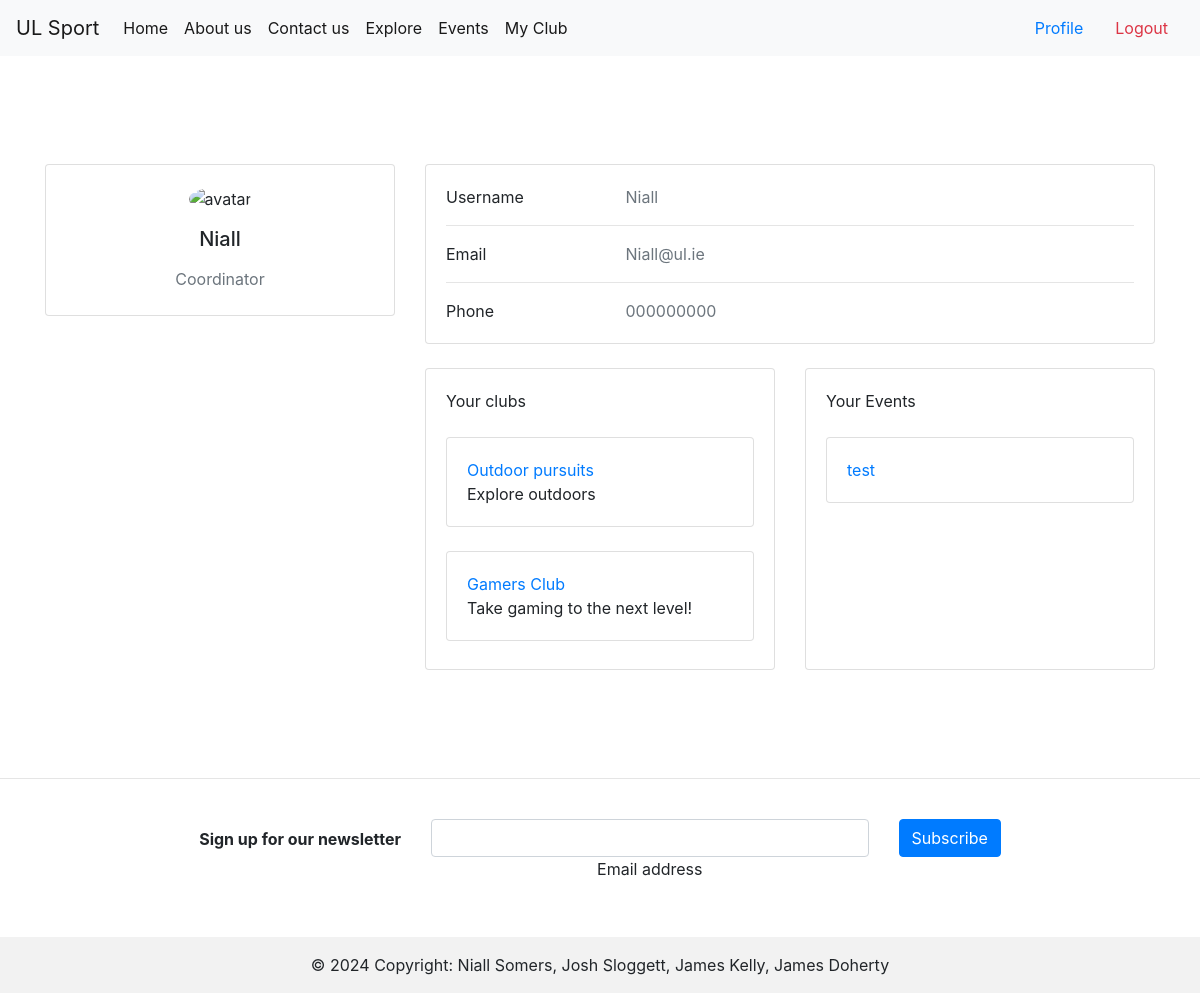
Screenshot of /profile (signed in) with the database file from the repository.
### tables this page shows
CREATE TABLE Users (
    UserID INTEGER PRIMARY KEY AUTOINCREMENT,
    Username TEXT NOT NULL,
    Password TEXT NOT NULL,
    Contact TEXT NOT NULL,
    Email TEXT NOT NULL,
    Role TEXT NOT NULL,
    ApprovalStatus TEXT DEFAULT 'Pending',
    CreatedAt TIMESTAMP DEFAULT CURRENT_TIMESTAMP,
    UpdatedAt TIMESTAMP DEFAULT CURRENT_TIMESTAMP
);

CREATE TABLE Clubs (
    ClubID INTEGER PRIMARY KEY AUTOINCREMENT,
    Name TEXT NOT NULL,
    Description TEXT,
    ValidityStatus TEXT NOT NULL,
    CoordinatorID INTEGER,
    CreatedAt TIMESTAMP DEFAULT CURRENT_TIMESTAMP,
    UpdatedAt TIMESTAMP DEFAULT CURRENT_TIMESTAMP,
    FOREIGN KEY (CoordinatorID) REFERENCES Users(UserID)
);

CREATE TABLE Events (
    EventID INTEGER PRIMARY KEY AUTOINCREMENT,
    Title TEXT NOT NULL,
    Description TEXT,
    Date DATE NOT NULL,
    Time TIME NOT NULL,
    Venue TEXT NOT NULL,
    ClubID INTEGER,
    CreatedAt TIMESTAMP DEFAULT CURRENT_TIMESTAMP,
    UpdatedAt TIMESTAMP DEFAULT CURRENT_TIMESTAMP,
    FOREIGN KEY (ClubID) REFERENCES Clubs(ClubID)
);

### auth.py (the view)
@login_required
def profile():
    conn = db.connect(app.local_db_file)
    cursor = conn.cursor()
    cursor.execute('SELECT ClubID FROM ClubMemberships WHERE UserID = ?', (current_user.id,))
    clubIDs = cursor.fetchall()
    clubs = []
    cursor.execute('SELECT EventID FROM EventRegistrations WHERE UserID = ?', (current_user.id,))
    eventIDs = cursor.fetchall()
    events = []
    for clubID in clubIDs:
        cursor.execute('SELECT * FROM Clubs WHERE ClubID = ?', clubID)
        club = cursor.fetchone()
        clubs.append(club)
    for eventID in eventIDs:
        cursor.execute('SELECT * FROM Events WHERE EventID = ?', eventID)
        event = cursor.fetchone()
        print(event)
        events.append(event)
    print(clubs, events)
    return render_template('/profile.html', clubs=clubs, events=events)

### app.py (called while the page is built)
@login_manager.user_loader
def load_user(user_id):
    conn = db.connect(local_db_file)
    cursor = conn.cursor()
    cursor.execute('SELECT * FROM Users WHERE UserID = ?', (user_id,))
    user_data = cursor.fetchone()
    conn.close()
    if user_data:
        return auth.User(user_data[0], user_data[1])

### templates/profile.html (shortened to what this page needs)
{% extends "base.html" %}
{% block content %}
<section>
    <div class="container py-5">
      <div class="row">
        <div class="col-lg-4">
          <div class="card mb-4">
            <div class="card-body text-center">
              <img src="https://mdbcdn.b-cdn.net/img/Photos/new-templates/bootstrap-chat/ava3.webp" alt="avatar"
                class="rounded-circle img-fluid" style="width: 150px;">
              <h5 class="my-3">{{ user_data.username }}</h5>
              <p class="text-muted mb-1">{{ user_data.role}}</p>
            </div>
          </div>
        </div>
        <div class="col-lg-8">
          <div class="card mb-4">
            <div class="card-body">
              <div class="row">
                <div class="col-sm-3">
                  <p class="mb-0">Username</p>
                </div>
                <div class="col-sm-9">
                  <p class="text-muted mb-0">{{ user_data.username }}</p>
                </div>
              </div>
              <hr>
              <div class="row">
                <div class="col-sm-3">
                  <p class="mb-0">Email</p>
                </div>
                <div class="col-sm-9">
                  <p class="text-muted mb-0">{{ user_data.email }}</p>
                </div>
              </div>
              <hr>
              <div class="row">
                <div class="col-sm-3">
                  <p class="mb-0">Phone</p>
                </div>
                <div class="col-sm-9">
                  <p class="text-muted mb-0">{{ user_data.mobile }}</p>
                </div>
              </div>
            </div>
          </div>
          <div class="row">
            <div class="col-md-6">
              <div class="card mb-4 mb-md-0">
                <div class="card-body" style="overflow: auto; height: 300px;">
                  <p class="mb-4"> Your clubs
                  </p>
                  {% if club is not none %}
                  {% for club in clubs %}
                  <div class="card">
                  <div class="card-body">
                    <a class="card-title" href="{{url_for('explore')}}">{{club[1]}}</a>
                    <p class="card-text">{{club[2]}}</p>
                  </div>
                </div>
                  <br>
                  {% endfor %}
                  {% endif %}
                </div>
              </div>
            </div>
            <div class="col-md-6">
              <div class="card mb-4 mb-md-0">
                <div class="card-body" style="overflow: auto; height: 300px;">
                  <p class="mb-4">Your Events
                  </p>
                  {% if event is not none %}
                  {% for event in events %}
                  <div class="card">
                  <div class="card-body">
                    <a class="card-title" href="{{url_for('explore')}}">{{event[1]}}</a>
                  </div>
                </div>
                  <br>
                  {% endfor %}
                  {% endif %}
                </div>
              </div>
            </div>
          </div>
        </div>
      </div>
    </div>
  </section>
{% endblock %}

### templates/base.html (style rules this page uses)
body { min-height: 100vh; overflow-x: hidden; }

### rows the page displays
Users: username "Niall", role "Coordinator", email "Niall@ul.ie", mobile "000000000"
Clubs: Name "Outdoor pursuits", Description "Explore outdoors"
Clubs: Name "Gamers Club", Description "Take gaming to the next level!"
Events: Title "test"
